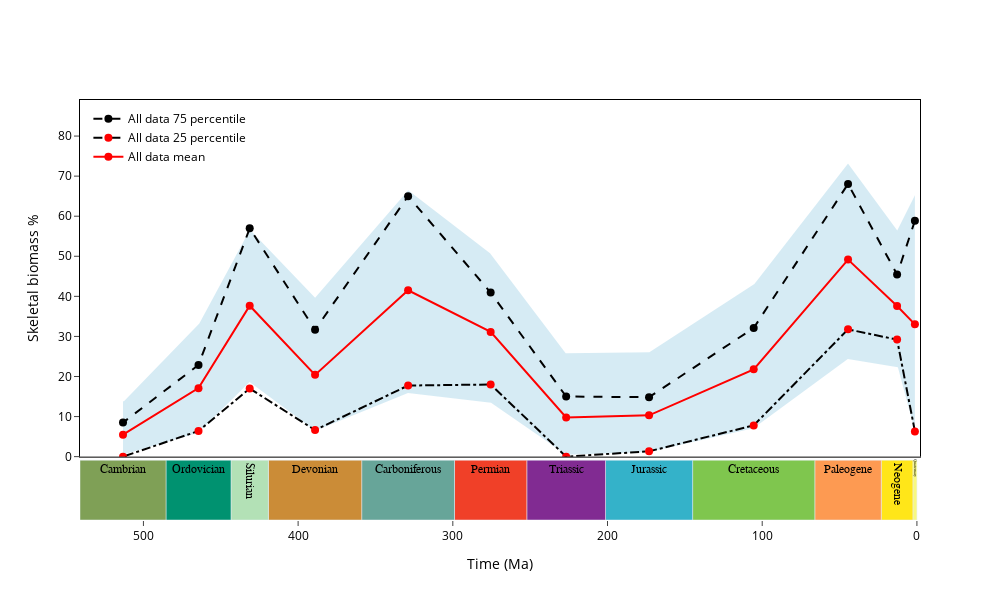

Write notebook code for a chart like this one.
### Code cell
fig = make_subplots(rows = 2,cols = 1,shared_xaxes = True,row_heights = [0.85,0.15],
                 vertical_spacing = 0.001)


fig.add_trace(go.Scatter(x=sampling_stats['time'], y=sampling_stats['min'],showlegend = False,
                             fill=None,mode='lines',line_color='white',
                        ),row=1,col=1)

fig.add_trace(go.Scatter(x=sampling_stats['time'],y=sampling_stats['max'],showlegend = False,
                         fill='tonexty', # fill area between trace0 and trace1
                         mode='lines', fillcolor='rgba(174, 215, 234,0.5)',
                         line_color = 'white'),row=1,col=1)


fig.add_trace(go.Scatter(x =data_skeletal['time'] ,y = data_skeletal['mean'],
                         mode = 'lines+markers',
                         name = 'All data mean', line = dict(color = 'red',dash = 'solid'),
                         showlegend = True,
                         marker = dict(color = 'red',size = 8),
                         ),row=1,col=1)

fig.add_trace(go.Scatter(x =data_skeletal['time'] ,y = data_skeletal['min'],
                         mode = 'lines+markers',
                         name = 'All data 25 percentile', line = dict(color = 'black',dash = 'dashdot'),
                         showlegend = True,
                         marker = dict(color = 'red',size = 8),
                         ),row=1,col=1)

fig.add_trace(go.Scatter(x =data_skeletal['time'] ,y = data_skeletal['max'],
                         mode = 'lines+markers',
                         name = 'All data 75 percentile', line = dict(color = 'black',dash = 'dash'),
                         showlegend = True,
                         marker = dict(color = 'black',size = 8),
                         ),row=1,col=1)


fig.update_xaxes(range=(541,-2),showticklabels = False,showline = True, 
                     mirror = True,linecolor = 'black',row=1,col=1)

plot_utils.plot_time(fig,time_period,width_period,2,1)

fig.update_xaxes(range=(541,-2),ticks = 'outside',title = 'Time (Ma)',row=2,col=1)

fig.update_yaxes(title='Skeletal biomass %',showline = True, ticks = 'outside',
                     range=(0,89),mirror = True,linecolor = 'black',row=1,col=1)

fig.update_layout(height = 600, width = 1000,font_color = 'black',
                 paper_bgcolor = 'white',
                 plot_bgcolor = 'white',
                 legend=dict(
                yanchor="top",
                    y=0.99,
                    xanchor="left",
                    x=0.01))
fig.show()
fig.write_image('./figures/Figure_S9.png',scale = 6)

### Figure 1 — Plotly figure (JSON) as saved in the notebook; plotly's stock layout.template omitted (floating-point values rounded to 4 significant figures)
{"data": [{"line": {"color": "white"}, "mode": "lines", "showlegend": false, "type": "scatter", "x": [1.294, 12.81, 44.51, 105.5, 173.2, 226.7, 275.5, 328.9, 389.1, 431.3, 464.4, 513.2], "xaxis": "x", "y": [5.471, 22.08, 24.12, 6.817, 0.9261, 0.2207, 13.24, 15.61, 6.181, 18.33, 5.734, 0.25], "yaxis": "y"}, {"fill": "tonexty", "fillcolor": "rgba(174, 215, 234,0.5)", "line": {"color": "white"}, "mode": "lines", "showlegend": false, "type": "scatter", "x": [1.294, 12.81, 44.51, 105.5, 173.2, 226.7, 275.5, 328.9, 389.1, 431.3, 464.4, 513.2], "xaxis": "x", "y": [65.77, 56.92, 73.55, 43.25, 26.31, 26.05, 50.97, 66.8, 40.05, 57.06, 33.37, 13.97], "yaxis": "y"}, {"line": {"color": "red", "dash": "solid"}, "marker": {"color": "red", "size": 8}, "mode": "lines+markers", "name": "All data mean", "showlegend": true, "type": "scatter", "x": [1.294, 12.81, 44.51, 105.5, 173.1, 226.7, 275.5, 328.9, 389.1, 431.3, 464.4, 513.2], "xaxis": "x", "y": [33.01, 37.59, 49.18, 21.79, 10.3, 9.768, 31.13, 41.51, 20.41, 37.66, 17.1, 5.48], "yaxis": "y"}, {"line": {"color": "black", "dash": "dashdot"}, "marker": {"color": "red", "size": 8}, "mode": "lines+markers", "name": "All data 25 percentile", "showlegend": true, "type": "scatter", "x": [1.294, 12.81, 44.51, 105.5, 173.1, 226.7, 275.5, 328.9, 389.1, 431.3, 464.4, 513.2], "xaxis": "x", "y": [6.3, 29.21, 31.76, 7.8, 1.33, 0, 18, 17.75, 6.63, 17.0, 6.4, 0], "yaxis": "y"}, {"line": {"color": "black", "dash": "dash"}, "marker": {"color": "black", "size": 8}, "mode": "lines+markers", "name": "All data 75 percentile", "showlegend": true, "type": "scatter", "x": [1.294, 12.81, 44.51, 105.5, 173.1, 226.7, 275.5, 328.9, 389.1, 431.3, 464.4, 513.2], "xaxis": "x", "y": [58.88, 45.44, 68.05, 32.1, 14.84, 15, 40.95, 65, 31.64, 56.97, 22.89, 8.5], "yaxis": "y"}, {"dx": 100, "marker": {"color": ["#F9F97F", "#FFE619", "#FD9A52", "#7FC64E", "#34B2C9", "#812B92", "#F04028", "#67A599", "#CB8C37", "#B3E1B6", "#009270", "#7FA056"]}, "offset": 0, "showlegend": false, "text": ["Quaternary", "Neogene", "Paleogene", "Cretaceous", "Jurassic", "Triassic", "Permian", "Carboniferous", "Devonian", "Silurian", "Ordovician", "Cambrian"], "textfont": {"color": "black", "family": "Arial black", "size": 12}, "textposition": "inside", "type": "bar", "width": [2.588, 20.44, 42.97, 79, 56.3, 50.87, 46.73, 60, 60.3, 24.2, 42, 55.6], "x": [0, 2.588, 23.03, 66, 145, 201.3, 252.2, 298.9, 358.9, 419.2, 443.4, 485.4], "x0": 0, "xaxis": "x2", "y": [0.2, 0.2, 0.2, 0.2, 0.2, 0.2, 0.2, 0.2, 0.2, 0.2, 0.2, 0.2], "yaxis": "y2"}], "layout": {"font": {"color": "black"}, "height": 600, "legend": {"x": 0.01, "xanchor": "left", "y": 0.99, "yanchor": "top"}, "paper_bgcolor": "white", "plot_bgcolor": "white", "width": 1000, "xaxis": {"anchor": "y", "domain": [0, 1], "linecolor": "black", "matches": "x2", "mirror": true, "range": [541, -2], "showline": true, "showticklabels": false}, "xaxis2": {"anchor": "y2", "domain": [0, 1], "range": [541, -2], "ticks": "outside", "title": {"text": "Time (Ma)"}}, "yaxis": {"anchor": "x", "domain": [0.1508, 1], "linecolor": "black", "mirror": true, "range": [0, 89], "showline": true, "ticks": "outside", "title": {"text": "Skeletal biomass %"}}, "yaxis2": {"anchor": "x2", "domain": [0, 0.1498], "showticklabels": false}}}
